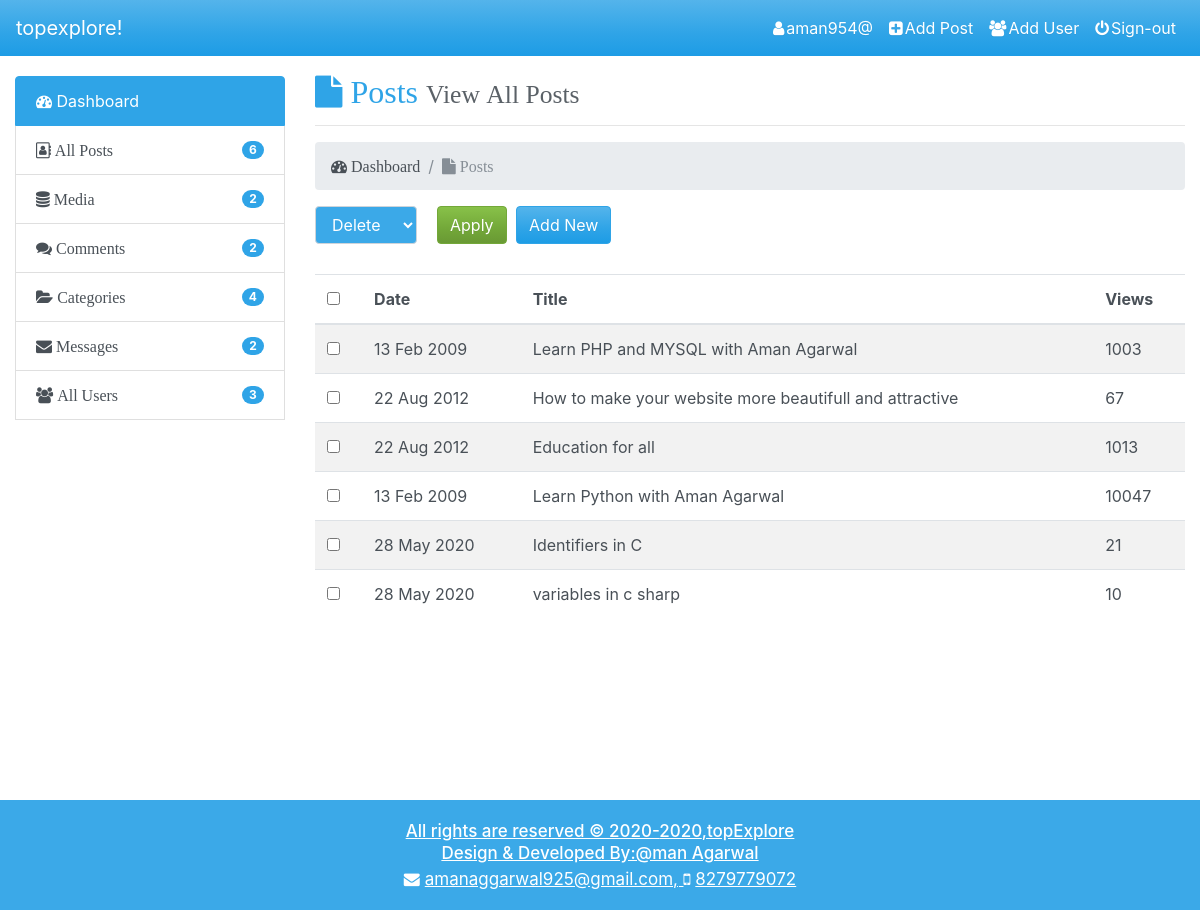
The app's page /admin/allpost.php (signed in) with its own data.
### tables this page shows
CREATE TABLE `post` (
  `id` int(11) NOT NULL,
  `date` int(11) NOT NULL,
  `title` varchar(255) NOT NULL,
  `author` varchar(255) NOT NULL,
  `author_image` varchar(255) NOT NULL,
  `image` varchar(255) NOT NULL,
  `category` varchar(255) NOT NULL,
  `tags` varchar(255) NOT NULL,
  `post_data` text NOT NULL,
  `views` int(11) NOT NULL,
  `status` varchar(255) NOT NULL
);

### admin/allpost.php (the view, shortened to what this page needs)
<?php
require_once('inc/top.php');
?>
  </head>
  <body >
    <?php require_once('inc/nav.php');
    ?>
    <div class="container-fluid">
<div class="row" style="margin-top:20px;">
  <div class="col-lg-3 col-md-12 col-sm-12">
    <?php require_once('inc/sidebar.php'); ?>
</div>
<div class="col-lg-9 col-md-12 col-sm-12" style="width:auto;">
  <i class="fa fa-2x fa-file" aria-hidden="true" style="color:#2fa4e7;">&nbsp;Posts <small style="color:#495057;opacity:0.9;">View All Posts</small></i>
<hr>
<ol class="breadcrumb">
  <li class="breadcrumb-item "><i class="fa fa-tachometer" aria-hidden="true";>&nbsp;Dashboard</i></li>
  <li class="breadcrumb-item active"><i class="fa fa-file active" aria-hidden="true" >&nbsp;Posts</i></li>
</ol>
<form action="" method='POST'>
<select class="form-control" name='choice' style="width:auto;background:#3ba9e8;color:white;float:left;">
  <option value='Delete'>Delete</option>
</select>
<input type="submit" name="apply" value='Apply' class="btn btn-success" style="margin-left:20px;padding-top:-6px;">
<a style='color:white' href='addmainpost.php'>
<button type="button" name="add_new" class="btn btn-primary" style="margin-left:5px;padding-top:-6px;">
 Add New
</button>
</a>
<?php
if(isset($_SESSION['username']) && $_SESSION['role']==='Admin')
{
  $user_query=" SELECT * from post  ";
}
else if(isset($_SESSION['username']) && $_SESSION['role']==='Author')
{
  $sess_name= $_SESSION['username'];
  $user_query=" SELECT * from post WHERE author='$sess_name' ";
}
$user_conn=mysqli_query($conn,$user_query);
if(mysqli_num_rows($user_conn)>0)
{
?>
<table class="table table-striped" style="clear:both;margin-top:30px;margin-bottom:50px; width:100%;">
  <thead>
    <tr>
      <th><input type='checkbox' name="check" id="selectedall" value=""></th>
      <th>Date</th>
      <th>Title</th>
      <th>Views</th>
    </tr>
  </thead>
  <tbody>
<?php
 while($user_row=mysqli_fetch_array($user_conn))
 {
   $user_id=$user_row['id'];
   $user_date=getdate($user_row['date']);
   $user_day=$user_date['mday'];
   $user_month=$user_date['month'];
   $user_year=$user_date['year'];
   $user_title=$user_row['title'];
   $user_views=$user_row['views'];
?>
    <tr>
      <th scope="row"><input type="checkbox" name="getcheck[]" class='checkmate' value="<?php  echo $user_id; ?>"></th>
      <td><?php echo $user_day."&nbsp;"; echo substr($user_month,0,3)."&nbsp;"; echo $user_year;?></td>
      <td> <?php echo $user_title; ?></td>
      <td ><?php echo $user_views;   ?></td>
    </tr>
<?php       }     ?>
  </tbody>
</table>
<?php }
else{
echo '<center><h1>No Posts available</h1></center>';
}?>
</form>
</div>
</div>
</div>
</div>
<?php  require_once('inc/footer.php');  ?>
  </body>
</html>

### admin/inc/top.php (shortened to what this page needs)
<!DOCTYPE html>
<html lang="en" dir="ltr" >
  <head>
    <link rel="stylesheet" href="bootstrap.min.css">
    <link rel="stylesheet" href="bootstrap-grid.min.css">
    <link rel="stylesheet" href="admin.css">
    <link rel="stylesheet" href="animate.css">
    <link rel="stylesheet" href="https://use.fontawesome.com/releases/v5.8.1/css/all.css">
    <link rel="stylesheet" href="https://cdnjs.cloudflare.com/ajax/libs/font-awesome/4.7.0/css/font-awesome.min.css">

### admin/inc/nav.php (shortened to what this page needs)
<div id='wrapper' style='position:relative;min-height:100%'>
<nav class="navbar navbar-expand-sm navbar-dark bg-primary " style='text-align:center;' >
 <ul class="navbar-nav mx-auto" >
   <li class="nav-item active">
     <a class='navbar-brand ' href="index.php" style='display:block;'>
      <span class='press' >topexplore!</span>
    </a>
</li>
</ul>
  <div class="collapse navbar-collapse" id="navbarColor01">
    <ul class="navbar-nav ml-auto">
      <li class="nav-item active hov">
        <a class="nav-link" href="profile.php" ><i class="fa fa-user" aria-hidden="true" style="margin-right:2px;"></i><?php echo $_SESSION['username'];  ?><span class="sr-only">(current)</span></a>
      </li>
      <li class="nav-item active hov">
        <a class="nav-link" href="addmainpost.php"><i class="fa fa-plus-square" aria-hidden="true" style="margin-right:2px;"></i>Add Post</a>
      </li>
      <?php
    if($_SESSION['role']==="Admin")
    {
      ?>
      <li class="nav-item active hov">
        <a class="nav-link" href="edit-post.php"><i class="fa fa-users" aria-hidden="true" style="margin-right:2px;"></i>Add User</a>
      </li>
    <?php }  ?>
      <li class="nav-item active hov">
        <a class="nav-link" href="signout.php"><i class="fa fa-power-off" aria-hidden="true" style="margin-right:2px;"></i>Sign-out</a>
      </li>
    </ul>
  </div>
</nav>

### admin/inc/sidebar.php (shortened to what this page needs)
<?php
$selallpostq="SELECT * FROM  post";
$selallpost=mysqli_query($conn,$selallpostq);
if(mysqli_num_rows($selallpost)>0)
{
  $p=mysqli_num_rows($selallpost);
}
else
{
  $p=0;
}
$selallmediaq="SELECT * FROM  media";
$selallmedia=mysqli_query($conn,$selallmediaq);
if(mysqli_num_rows($selallmedia)>0)
{
  $m=mysqli_num_rows($selallmedia);
}
else
{
  $m=0;
}
$selallcommentq="SELECT * FROM  comments WHERE status='pending'";
$selallcomment=mysqli_query($conn,$selallcommentq);
if(mysqli_num_rows($selallcomment)>0)
{
  $c=mysqli_num_rows($selallcomment);
}
else
{
  $c=0;
}
$selallcatq="SELECT * FROM  category";
$selallcat=mysqli_query($conn,$selallcatq);
if(mysqli_num_rows($selallcat)>0)
{
  $cat=mysqli_num_rows($selallcat);
}
else
{
  $cat=0;
}
$selalluserq="SELECT * FROM  users";
$selalluser=mysqli_query($conn,$selalluserq);
if(mysqli_num_rows($selalluser)>0)
{
  $user=mysqli_num_rows($selalluser);
}
else
{
  $user=0;
}
$ms="SELECT * FROM  messages";
$mscon=mysqli_query($conn,$ms);
if(mysqli_num_rows($mscon)>0)
{
  $m=mysqli_num_rows($mscon);
}
else
{
  $m=0;
}
?>
<ul class="list-group ">
<li class="list-group-item d-flex justify-content-between align-items-center list-group-item active">
<a href="index.php" style="color:white;text-decoration:none;"> <i class="fa fa-tachometer" aria-hidden="true"></i> Dashboard</a>
</li>
<li class="list-group-item  list-group-items  d-flex justify-content-between align-items-center">
<a href="allpost.php" style="color:#495057;text-decoration:none;"><i class="fa fa-address-book-o" aria-hidden="true">&nbsp;All Posts</i>  </a>
<span class="badge badge-primary badge-pill"><?php  echo $p;   ?></span>
</li>
<li class="list-group-item list-group-items d-flex justify-content-between align-items-center">
<a href="media.php" style="color:#495057;text-decoration:none;"><i class="fa fa-database" aria-hidden="true">&nbsp;Media</i>  </a>
<span class="badge badge-primary badge-pill"><?php echo $m; ?></span>
</li>
<?php
if($_SESSION['role']==='Admin')
{ ?>
<li class="list-group-item list-group-items d-flex justify-content-between align-items-center">
<a href="comments.php" style="color:#495057;text-decoration:none;"><i class="fa fa-comments" aria-hidden="true" >&nbsp;<span style="margin-right:2px;">Comments</span></i></a>
<?php
if(mysqli_num_rows($selallcomment)>0)
{
echo "<span class='badge badge-primary badge-pill'>$c</span>";
}
?>
</li>
<li class="list-group-item list-group-items d-flex justify-content-between align-items-center">
<a href="category.php" style="color:#495057;text-decoration:none;"><i class="fa fa-folder-open" aria-hidden="true">&nbsp;Categories</i>  </a>
<span class="badge badge-primary badge-pill"><?php  echo $cat;  ?></span>
</li>
<li class="list-group-item list-group-items d-flex justify-content-between align-items-center">
<a href="messages.php" style="color:#495057;text-decoration:none;"><i class="fa fa-envelope" aria-hidden="true">&nbsp;Messages</i>  </a>
<span class="badge badge-primary badge-pill"><?php  echo $m;  ?></span>
</li>
<li class="list-group-item list-group-items d-flex justify-content-between align-items-center">
<a href="users.php" style="color:#495057;text-decoration:none;"><i class="fa fa-users" aria-hidden="true">&nbsp;All Users</i>  </a>
<span class="badge badge-primary badge-pill"><?php  echo $user;    ?></span>
</li>
<?php  }   ?>
<br>
</ul>

### admin/inc/footer.php
<footer class='in' style="height:110px;text-align:center;padding-top:23px;clear:both;text-decoration:underline;">
<div clas='container'>
  <h5 style="line-height:16px;font-size:17px;color:white;">All rights are reserved &copy; <?php echo "2020-".date('Y'); ?>,topExplore</h5>
  <h5 style="line-height:12px;font-size:17px;color:white;">Design & Developed By:@man Agarwal</h5>
<i class="fa fa-1x fa-envelope" aria-hidden="true" style="color:white;margin-right:5px;"></i><span style="font-size:17px;margin-top:-10px;margin-bottom:10px;margin-right:1px;">amanaggarwal925@gmail.com,</span>
<i class="fa fa-mobile" aria-hidden="true" style="color:white;margin-right:5px;"></i><span style="font-size:17px;">8279779072</span>
</div>
</footer>

### admin/admin.css (style rules this page uses)
.in { background-color: #3ba9e8; height:70px; margin-left: 0px; margin-right: 0px; position: relative; left:0px; bottom:0px; width:100%; padding: 0px; overflow: hidden; color:white; }
.table { min-width:-20px; }
html,body { height:100vh; min-height: 100vh !important; height: 100vh; position:relative; }

### records on screen
post: date "13", date "Feb", date "2009", title "Learn PHP and MYSQL with Aman Agarwal", views "1003"
post: date "22", date "Aug", date "2012", title "How to make your website more beautifull and attractive", views "67"
post: date "22", date "Aug", date "2012", title "Education for all", views "1013"
post: date "13", date "Feb", date "2009", title "Learn Python with Aman Agarwal", views "10047"
post: date "28", date "May", date "2020", title "Identifiers in C", views "21"
post: date "28", date "May", date "2020", title "variables in c sharp", views "10"

### other values on screen
$_SESSION['username'] "aman954@"
$p "6"
$m "2"
$c "2"
$cat "4"
$user "3"
